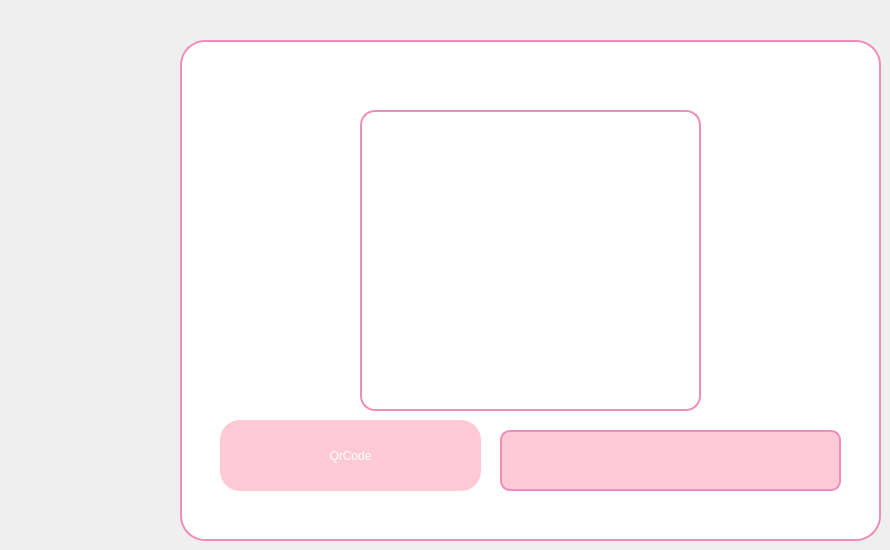
     <widget class="QWidget" name="tab_7">
      <attribute name="title">
       <string>QrCode</string>
      </attribute>
      <widget class="QFrame" name="frame_7">
       <property name="geometry">
        <rect>
         <x>180</x>
         <y>40</y>
         <width>701</width>
         <height>501</height>
        </rect>
       </property>
       <property name="styleSheet">
        <string notr="true">QFrame {
    background-color: white;
    width: 10px;
    border: 2px solid #EF8EBA;
    border-radius: 25px;
}</string>
       </property>
       <property name="frameShape">
        <enum>QFrame::NoFrame</enum>
       </property>
       <widget class="QLabel" name="qrcode_label">
        <property name="geometry">
         <rect>
          <x>180</x>
          <y>70</y>
          <width>341</width>
          <height>301</height>
         </rect>
        </property>
        <property name="styleSheet">
         <string notr="true">QFrame {
    
    width: 10px;
    border: 2px solid #EF8EBA;
    border-radius: 15px;
    padding: 20px; /* Add some inner spacing to frame content */
}

QLabel {
    color: rgb(255, 255, 255);
    qproperty-alignment: 'AlignCenter'; /* Centers QLabel content */
}
</string>
        </property>
        <property name="text">
         <string/>
        </property>
       </widget>
       <widget class="QLineEdit" name="qr_code_bar">
        <property name="geometry">
         <rect>
          <x>320</x>
          <y>390</y>
          <width>341</width>
          <height>61</height>
         </rect>
        </property>
        <property name="styleSheet">
         <string notr="true">QLineEdit {
	background-color: rgb(255, 202, 213);
    border: 2px solid #EF8EBA; /* Bordure rose */
    border-radius: 10px; /* Coins arrondis */
    padding: 2px;
}</string>
        </property>
       </widget>
       <widget class="QPushButton" name="pushButton_10">
        <property name="geometry">
         <rect>
          <x>40</x>
          <y>380</y>
          <width>261</width>
          <height>71</height>
         </rect>
        </property>
        <property name="styleSheet">
         <string notr="true">QPushButton {
	background-color: rgb(255, 202, 213);
    color: white; /* Texte blanc */
    border-radius:20px  ; /* Coins arrondis */
	border-color: rgb(239, 142, 186);
    padding: 8px;
}</string>
        </property>
        <property name="text">
         <string>QrCode</string>
        </property>
       </widget>
      </widget>
     </widget>
